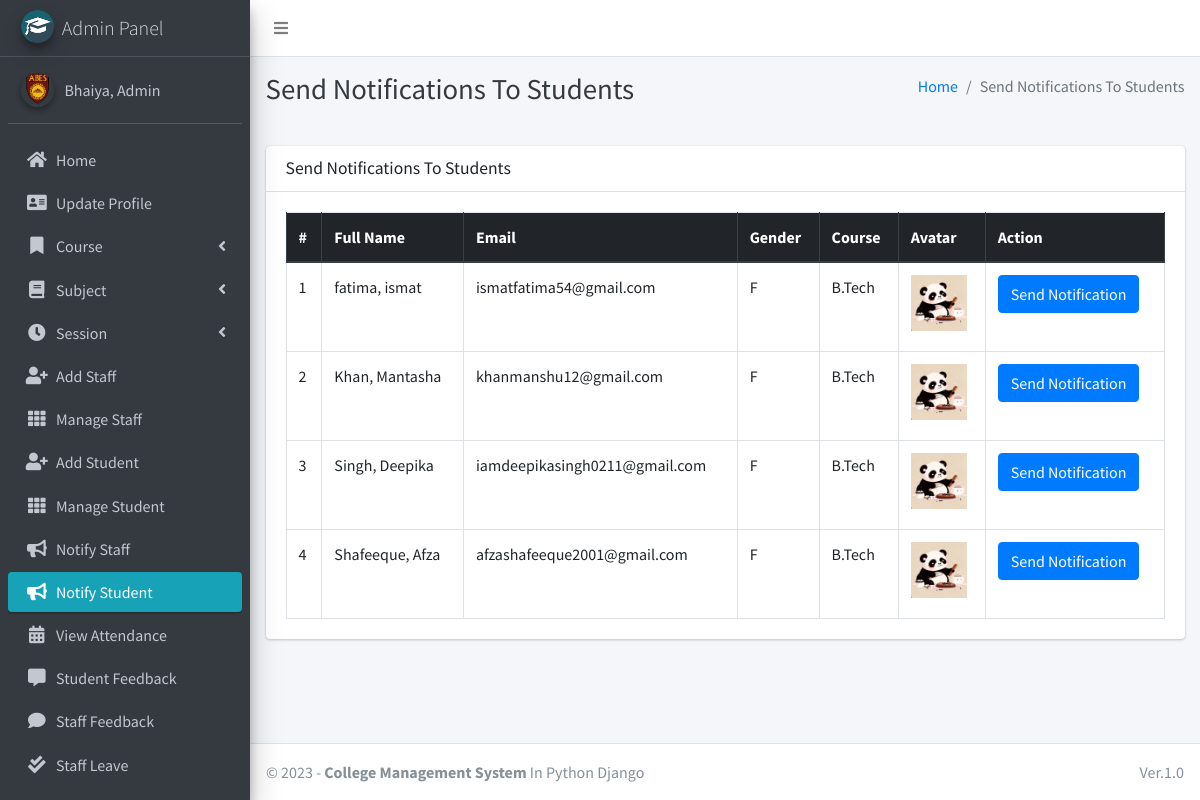
Page /admin_notify_student (signed in) on the committed database.
### main_app/models.py (models this page shows, shortened)
class CustomUser(AbstractUser):
    USER_TYPE = ((1, "HOD"), (2, "Staff"), (3, "Student"))
    GENDER = [("M", "Male"), ("F", "Female")]
    username = None  # Removed username, using email instead
    email = models.EmailField(unique=True)
    user_type = models.CharField(default=1, choices=USER_TYPE, max_length=1)
    gender = models.CharField(max_length=1, choices=GENDER)
    profile_pic = models.ImageField()
    address = models.TextField()
    fcm_token = models.TextField(default="")  # For firebase notifications
    created_at = models.DateTimeField(auto_now_add=True)
    updated_at = models.DateTimeField(auto_now=True)
    USERNAME_FIELD = "email"
    REQUIRED_FIELDS = []
    objects = CustomUserManager()
    def __str__(self):
        return self.last_name + ", " + self.first_name

class Student(models.Model):
    admin = models.OneToOneField(CustomUser, on_delete=models.CASCADE)
    course = models.ForeignKey(Course, on_delete=models.DO_NOTHING, null=True, blank=False)
    session = models.ForeignKey(Session, on_delete=models.DO_NOTHING, null=True)

class Course(models.Model):
    name = models.CharField(max_length=120)
    created_at = models.DateTimeField(auto_now_add=True)
    updated_at = models.DateTimeField(auto_now=True)

### main_app/hod_views.py (the view)
# urls.py: path("admin_notify_student", hod_views.admin_notify_student,
def admin_notify_student(request):
    student = CustomUser.objects.filter(user_type=3)
    context = {
        'page_title': "Send Notifications To Students",
        'students': student
    }
    return render(request, "hod_template/student_notification.html", context)

### main_app/templates/hod_template/student_notification.html (shortened to what this page needs)
{% extends 'main_app/base.html' %}
{% load static %}
{% block page_title %}{{page_title}}{% endblock page_title %}
{% block content %}
<section class="content">
    <div class="container-fluid">
        <div class="row">
            <div class="col-md-12">
                <div class="card">
                    <div class="card-header">
                        <h3 class="card-title">{{page_title}}</h3>
                    </div>
                    <div class="card-body">
                        <table id="example2" class="table table-bordered table-hover">
                            <thead class="thead-dark">
                                <tr>
                                    <th>#</th>
                                    <th>Full Name</th>
                                    <th>Email</th>
                                    <th>Gender</th>
                                    <th>Course</th>
                                    <th>Avatar</th>
                                    <th>Action</th>
                                </tr>
                            </thead>
                            <tbody>
                                {% for student in students %}
                                <tr>
                                    <td>{{ forloop.counter }}</td>
                                    <td>{{student.last_name}}, {{student.first_name}}</td>
                                    <td>{{student.email}}</td>
                                    <td>{{student.gender}}</td>
                                    <td>{{student.student.course.name}}</td>
                                    <td>
                                        {% if student.profile_pic == ""  %}
                                        No Image
                                        {% else %}
                                        <img class="img img-fluid mb-2" height="56" width="56"
                                            src="{{student.profile_pic}}" alt="">
                                        {% endif %}
                                    </td>
                                    <td><button data-toggle = "modal" data-target = "#myModal"class="btn btn-primary show_notification" value="{{student.id}}" data-email="{{student.email}}">Send Notification</button>
                                    </td>
                                </tr>
                                {% endfor %}
                            </tbody>
                        </table>
                    </div>
                </div>
            </div>
        </div>
    </div>
</section>
{% endblock content %}

### main_app/templates/main_app/base.html (shortened to what this page needs)
{% load static %}
<!DOCTYPE html>
<html>
<head>
    <link rel="stylesheet" href="{% static 'plugins/fontawesome-free/css/all.min.css'%} ">
    <link rel="stylesheet" href="https://code.ionicframework.com/ionicons/2.0.1/css/ionicons.min.css">
    <link rel="stylesheet"
        href="{% static 'plugins/tempusdominus-bootstrap-4/css/tempusdominus-bootstrap-4.min.css'%} ">
    <link rel="stylesheet" href="{% static 'plugins/icheck-bootstrap/icheck-bootstrap.min.css'%} ">
    <link rel="stylesheet" href="{% static 'dist/css/adminlte.min.css'%} ">
    <link rel="stylesheet" href="{% static 'plugins/overlayScrollbars/css/OverlayScrollbars.min.css'%} ">
    <link rel="stylesheet" href="{% static 'plugins/daterangepicker/daterangepicker.css'%} ">
</head>
<body class="hold-transition sidebar-mini layout-fixed">
    <div class="wrapper">
        <nav class="main-header navbar navbar-expand navbar-white navbar-light">
            <ul class="navbar-nav">
                <li class="nav-item">
                    <a class="nav-link" data-widget="pushmenu" href="#"><i class="fas fa-bars"></i></a>
                </li>
            </ul>
        </nav>
        {% include "main_app/sidebar_template.html" with user=user %}
        <div class="content-wrapper">
            <div class="content-header">
                <div class="container-fluid">
                    <div class="row mb-2">
                        <div class="col-sm-6">
                            <h1 class="m-0 text-dark">{% block page_title %}{% endblock page_title %}</h1>
                        </div>
                        <div class="col-sm-6">
                            <ol class="breadcrumb float-sm-right">
                                <li class="breadcrumb-item"><a href="#">Home</a></li>
                                <li class="breadcrumb-item active">{{ page_title }}</li>
                            </ol>
                        </div>
                    </div>
                </div>
            </div>
<section class="content">
    <div class="container-fluid">
        <div class="row">
            <div class="col-md-12">
            </div></div></div></section>
            {% block content %}
            {% endblock content %}
        </div>
        {% include "main_app/footer.html" %}
    </div>
</body>
</html>

### main_app/templates/main_app/sidebar_template.html (shortened to what this page needs)
{% load static %}
<aside class="main-sidebar sidebar-dark-info elevation-4">
    {% if request.user.user_type == '1' %}
    <a href="{% url 'admin_home' %}" class="brand-link">
        <img src="{% static 'dist/img/cmsl.png' %} " alt="AdminLTE Logo"
            class="brand-image img-circle elevation-3" >
        <span class="brand-text font-weight-light">Admin Panel</span>
    </a>
    <div class="sidebar">
        <div class="user-panel mt-3 pb-3 mb-3 d-flex">
            <div class="image">
                <img src="{{ request.user.profile_pic}}" class="img-circle elevation-2" alt="User Image">
            </div>
            <div class="info">
                <a href="#" class="d-block">{{user}}</a>
            </div>
        </div>
        <nav class="mt-2">
            <ul class="nav nav-pills nav-sidebar flex-column" data-widget="treeview" role="menu" data-accordion="false">
                <li class="nav-item">
                    {% url 'admin_home' as admin_home %}
                    <a href="{{admin_home}}" class="nav-link {% if admin_home == request.path %} active {% endif %}">
                        <i class="nav-icon fas fa-home"></i>
                        <p>
                            Home
                        </p>
                    </a>
                </li>
                <li class="nav-item">
                    {% url 'admin_view_profile' as admin_view_profile %}
                    <a href="{{admin_view_profile}}"
                        class="nav-link {% if admin_view_profile == request.path %} active {% endif %}">
                        <i class="nav-icon fas fa-address-card"></i>
                        <p>
                            Update Profile
                        </p>
                    </a>
                </li>
                <li class="nav-item has-treeview">
                    <a href="#" class="nav-link">
                        <i class="nav-icon fas fa-bookmark"></i>
                        <p>
                            Course
                            <i class="fas fa-angle-left right"></i>
                        </p>
                    </a>
                </li>
                <li class="nav-item has-treeview">
                    <a href="#" class="nav-link">
                        <i class="nav-icon fas fa-book"></i>
                        <p>
                            Subject
                            <i class="fas fa-angle-left right"></i>
                        </p>
                    </a>
                </li>
                <li class="nav-item has-treeview">
                    <a href="#" class="nav-link">
                        <i class="nav-icon fas fa-clock"></i>
                        <p>
                            Session
                            <i class="fas fa-angle-left right"></i>
                        </p>
                    </a>
                </li>
                <li class="nav-item">
                    {% url 'add_staff' as add_staff %}
                    <a href="{{add_staff}}" class="nav-link {% if add_staff == request.path %} active {% endif %}">
                        <i class="nav-icon fas fa-user-plus"></i>
                        <p>
                            Add Staff
                        </p>
                    </a>
                </li>
                <li class="nav-item">
                    {% url 'manage_staff' as manage_staff %}
                    {% url 'edit_staff' staff_id as edit_staff %}
                    <a href="{{manage_staff}}"
                        class="nav-link {% if manage_staff == request.path or request.path == edit_staff %} active {% endif %}">
                        <i class="nav-icon fas fa-th"></i>
                        <p>
                            Manage Staff
                        </p>
                    </a>
                </li>
                <li class="nav-item">
                    {% url 'add_student' as add_student%}
                    <a href="{{add_student}}" class="nav-link  {% if add_student == request.path %} active {% endif %}">
                        <i class="nav-icon fas fa-user-plus"></i>
                        <p>
                            Add Student
                        </p>
                    </a>
                </li>
                <li class="nav-item">
                    {% url 'manage_student' as manage_student %}
                    {% url 'edit_student' student_id as edit_student %}
                    <a href="{{manage_student}}"
                        class="nav-link  {% if edit_student == request.path or manage_student == request.path %} active {% endif %}">
                        <i class="nav-icon fas fa-th"></i>
                        <p>
                            Manage Student
                        </p>
                    </a>
                </li>
                <li class="nav-item">
                    {% url 'admin_notify_staff' as admin_notify_staff %}
                    <a href="{{admin_notify_staff}}"
                        class="nav-link {% if admin_notify_staff == request.path %} active {% endif %}">
                        <i class="nav-icon fas fa-bullhorn"></i>
                        <p>
                            Notify Staff
                        </p>
                    </a>
                </li>
                <li class="nav-item">
                    {% url 'admin_notify_student' as admin_notify_student %}
                    <a href="{{admin_notify_student}}"
                        class="nav-link {% if admin_notify_student == request.path %} active {% endif %}">
                        <i class="nav-icon fas fa-bullhorn"></i>
                        <p>
                            Notify Student
                        </p>
                    </a>
                </li>
                <li class="nav-item">
                    {% url 'admin_view_attendance' as admin_view_attendance %}
                <li class="nav-item">
                    <a href="{{admin_view_attendance}}"
                        class="nav-link  {% if admin_view_attendance == request.path %} active {% endif %}">
                        <i class="nav-icon fas fa-calendar-alt"></i>
                        <p>
                            View Attendance
                        </p>
                    </a>
                </li>
                <li class="nav-item">
                    {% url 'student_feedback_message' as student_feedback_message %}
                    <a href="{{ student_feedback_message }}"
                        class="nav-link  {% if student_feedback_message == request.path %} active {% endif %}">
                        <i class="nav-icon fas fa-comment-alt"></i>
                        <p>
                            Student Feedback
                        </p>
                    </a>
                </li>
                <li class="nav-item">
                    {% url 'staff_feedback_message' as staff_feedback_message %}
                    <a href="{{staff_feedback_message}}"
                        class="nav-link   {% if staff_feedback_message == request.path %} active {% endif %}">
                        <i class="nav-icon fas fa-comment"></i>
                        <p>
                            Staff Feedback
                        </p>
                    </a>
                </li>
                <li class="nav-item">
                    {% url 'view_staff_leave' as view_staff_leave %}
                    <a href="{{view_staff_leave}}"
                        class="nav-link  {% if view_staff_leave == request.path %} active {% endif %}">
                        <i class="nav-icon fas fa-check-double"></i>
                        <p>
                            Staff Leave
                        </p>
                    </a>
                </li>
                <li class="nav-item">
                    {% url 'view_student_leave' as view_student_leave %}
                    <a href="{% url 'view_student_leave' %}"
                        class="nav-link  {% if view_student_leave == request.path %} active {% endif %}">
                    </a>
                </li>
                                        {% endif %}
                                    </ul>
                                </nav>
                            </div>
</aside>

### main_app/templates/main_app/footer.html
<footer class="main-footer">
    &copy; {% now "Y" %} - <strong>College Management System</strong>
    In Python Django
    <div class="float-right d-none d-sm-inline-block">
       Ver.1.0
    </div>
</footer>

### rows in the picture
CustomUser: user.profile_pic (picture), last_name+first_name "Bhaiya, Admin"
CustomUser: last_name "fatima", first_name "ismat", email "ismatfatima54@gmail.com", gender "F", student.course.name "B.Tech", profile_pic (picture)
CustomUser: last_name "Khan", first_name "Mantasha", email "khanmanshu12@gmail.com", gender "F", student.course.name "B.Tech", profile_pic (picture)
CustomUser: last_name "Singh", first_name "Deepika", email "iamdeepikasingh0211@gmail.com", gender "F", student.course.name "B.Tech", profile_pic (picture)
CustomUser: last_name "Shafeeque", first_name "Afza", email "afzashafeeque2001@gmail.com", gender "F", student.course.name "B.Tech", profile_pic (picture)

### other values in the picture
{{ page_title }} "Send Notifications To Students"
